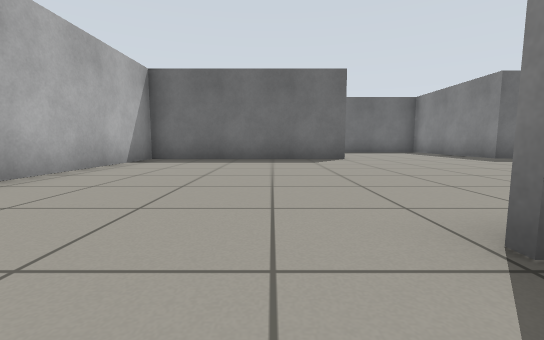
View 1 (above)

16 first-person views from a walk through a Gazebo world. The camera is 0.5 m above the floor, tilts 6° down and sees 90° across. The floor is counted in squares, 1 m on a side. Each view is taken from the middle of a square. On the plan, view 1 faces up. The plan holds only what a view shows up to about 9 squares ahead; the rest is blank.

View 2
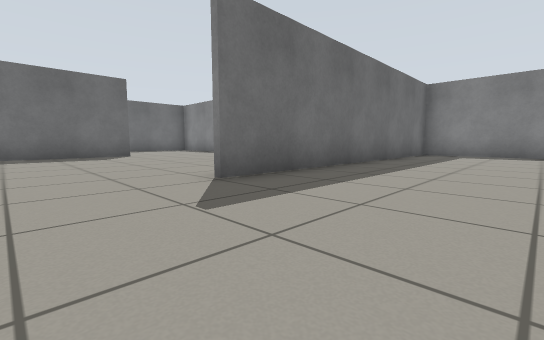

View 3
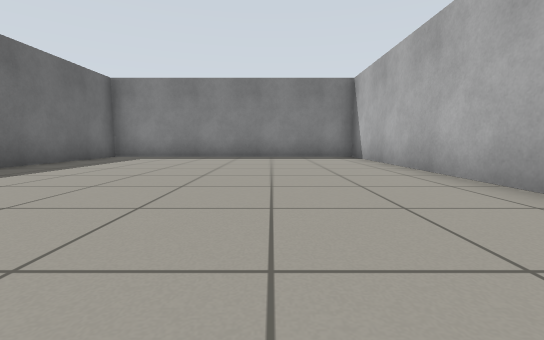

View 4
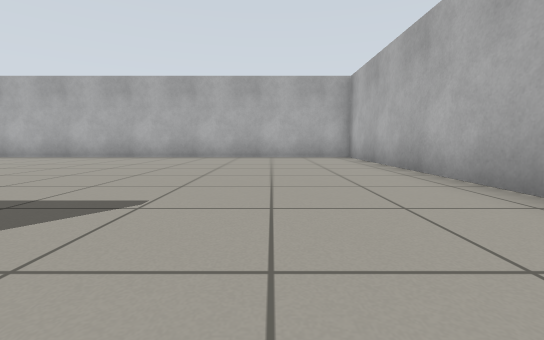

View 5
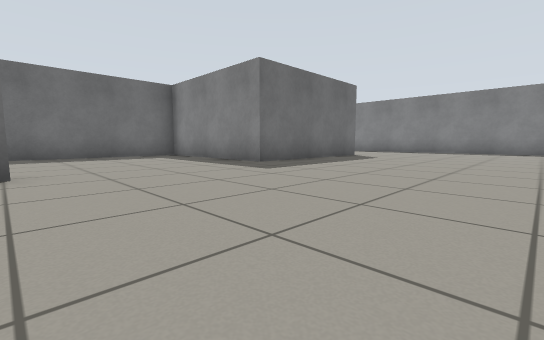

View 6
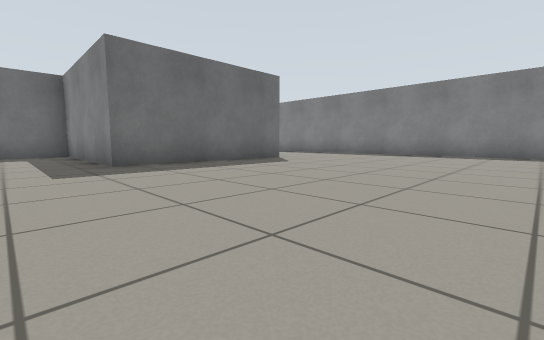

View 7
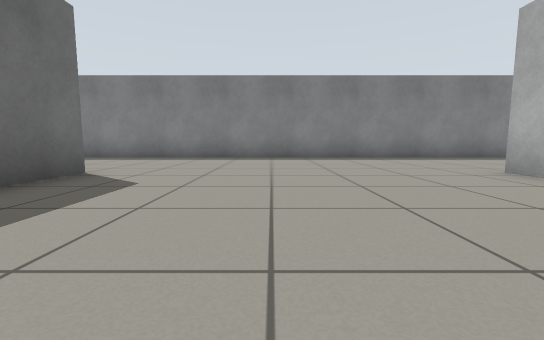

View 8
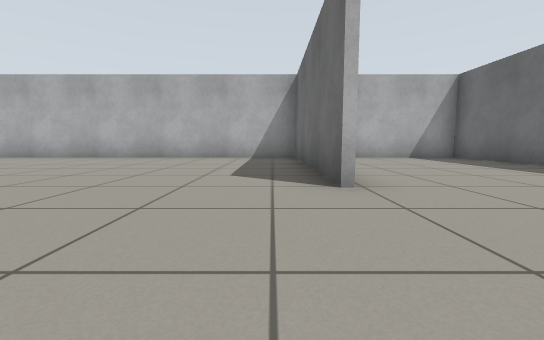

View 9
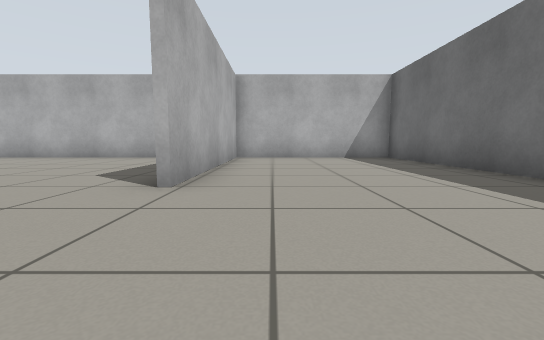

View 10
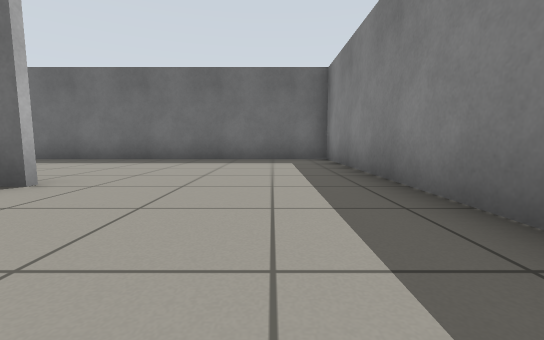

View 11
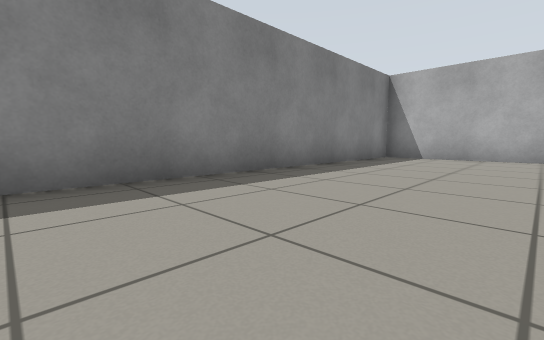

View 12
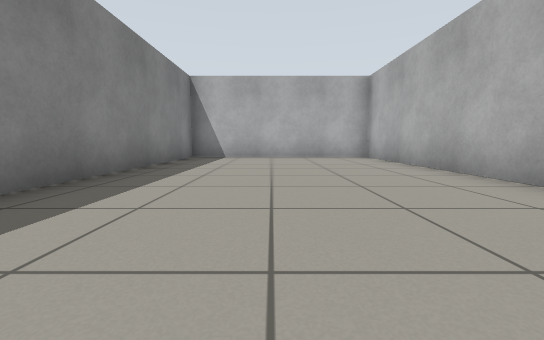

View 13
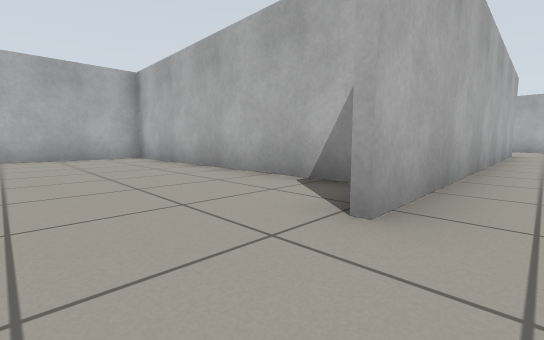

View 14
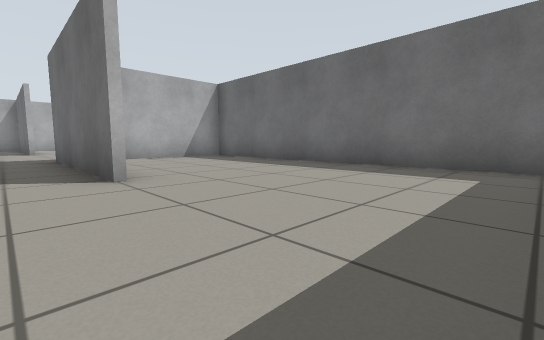

View 15
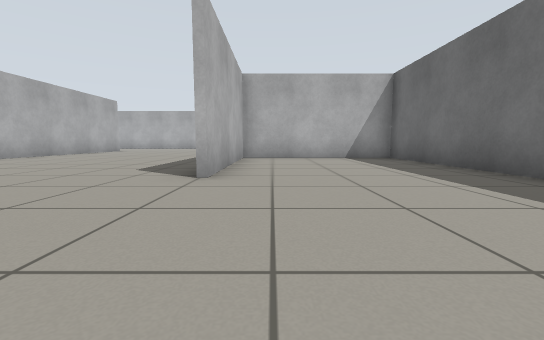

View 16
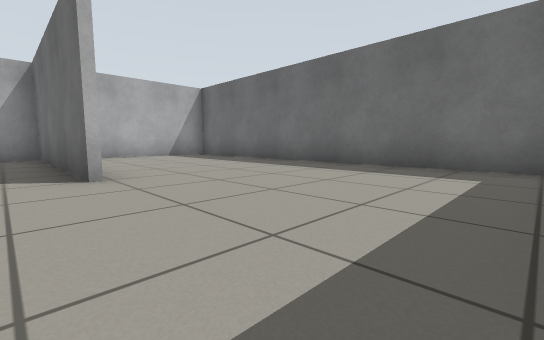

### Floor plan
Points are (right, up) in squares from view 1. A wall is a line through its corners. A room is listed if a view was taken in it or the views show most of it. See-through windows are left out.
Room 1 (views 1, 2, 3, 4, 5, 6, 7, 8, 9, 10, 11, 12, 13, 14, 15, 16)
walls: (10, 0.4) (10, -6.6); (1.1, 1.3) (11.4, 1.3); (2.1, 7.7) (-3.5, 7.7); (11.4, 8) (6.5, 8) (6.5, 12.6); (6.7, 12.6) (6.7, 8.1) (11.4, 8.1); (9.9, -6.6) (9.9, 1.1) (1, 1.1); (-3.5, 7.9) (2.1, 7.9); (-3.4, -6.6) (15.5, -6.6) (15.5, 12.6) (-3.4, 12.6) (-3.4, -6.6)

Where each view was taken, in squares from view 1:
view 1: 0 up, 0 right, facing up
view 2: 2 down, 1 left, facing up-right
view 3: 4 down, 1 right, facing right
view 4: 2 up, 1 left, facing down
view 5: 3 up, 2 right, facing up-right
view 6: 2 up, 5 right, facing up-right
view 7: 5 up, 7 right, facing right
view 8: 7 up, 5 right, facing left
view 9: 9 up, 5 right, facing left
view 10: 5 up, 14 right, facing up
view 11: 2 up, 12 right, facing down-right
view 12: 2 up, 13 right, facing down
view 13: 2 up, 13 right, facing down-left
view 14: 7 up, 15 right, facing up-left
view 15: 9 up, 15 right, facing left
view 16: 7 up, 6 right, facing up-left
